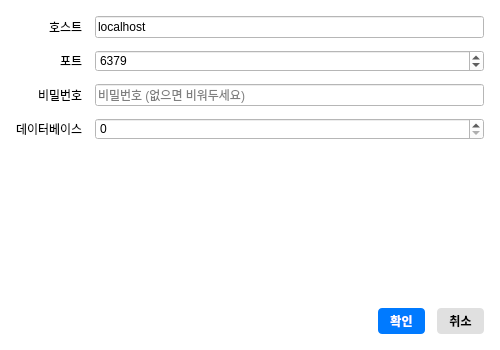
<?xml version="1.0" encoding="UTF-8"?>
<ui version="4.0">
 <class>RedisSettingsDialog</class>
 <widget class="QDialog" name="RedisSettingsDialog">
  <property name="geometry">
   <rect>
    <x>0</x>
    <y>0</y>
    <width>500</width>
    <height>350</height>
   </rect>
  </property>
  <property name="windowTitle">
   <string>Redis 연결 설정</string>
  </property>
  <property name="styleSheet">
   <string notr="true">QWidget { background-color: #FFFFFF; color: #000000; font-family: '맑은 고딕', 'Segoe UI', sans-serif; }
QPushButton { background-color: #007AFF; color: #FFFFFF; border-radius: 4px; padding: 4px 12px; font-weight: bold; }
QPushButton:hover { background-color: #0056CC; }
QTableWidget { gridline-color: #CCCCCC; alternate-background-color: #F9F9F9; }
QHeaderView::section { background-color: #F0F0F0; border: 1px solid #CCCCCC; padding: 4px; font-weight: bold; }</string>
  </property>
  <layout class="QVBoxLayout" name="verticalLayout">
   <property name="spacing">
    <number>12</number>
   </property>
   <property name="leftMargin">
    <number>16</number>
   </property>
   <property name="topMargin">
    <number>16</number>
   </property>
   <property name="rightMargin">
    <number>16</number>
   </property>
   <property name="bottomMargin">
    <number>16</number>
   </property>
   <item>
    <layout class="QFormLayout" name="formLayout">
     <property name="labelAlignment">
      <set>Qt::AlignRight|Qt::AlignVCenter</set>
     </property>
     <item row="0" column="0">
      <widget class="QLabel" name="label_host">
       <property name="text">
        <string>호스트</string>
       </property>
      </widget>
     </item>
     <item row="0" column="1">
      <widget class="QLineEdit" name="edit_host">
       <property name="placeholderText">
        <string>localhost</string>
       </property>
       <property name="text">
        <string>localhost</string>
       </property>
      </widget>
     </item>
     <item row="1" column="0">
      <widget class="QLabel" name="label_port">
       <property name="text">
        <string>포트</string>
       </property>
      </widget>
     </item>
     <item row="1" column="1">
      <widget class="QSpinBox" name="spin_port">
       <property name="minimum">
        <number>1</number>
       </property>
       <property name="maximum">
        <number>65535</number>
       </property>
       <property name="value">
        <number>6379</number>
       </property>
      </widget>
     </item>
     <item row="2" column="0">
      <widget class="QLabel" name="label_password">
       <property name="text">
        <string>비밀번호</string>
       </property>
      </widget>
     </item>
     <item row="2" column="1">
      <widget class="QLineEdit" name="edit_password">
       <property name="echoMode">
        <enum>QLineEdit::Password</enum>
       </property>
       <property name="placeholderText">
        <string>비밀번호 (없으면 비워두세요)</string>
       </property>
      </widget>
     </item>
     <item row="3" column="0">
      <widget class="QLabel" name="label_db">
       <property name="text">
        <string>데이터베이스</string>
       </property>
      </widget>
     </item>
     <item row="3" column="1">
      <widget class="QSpinBox" name="spin_db">
       <property name="minimum">
        <number>0</number>
       </property>
       <property name="maximum">
        <number>15</number>
       </property>
       <property name="value">
        <number>0</number>
       </property>
      </widget>
     </item>
    </layout>
   </item>
   <item>
    <spacer name="verticalSpacer">
     <property name="orientation">
      <enum>Qt::Vertical</enum>
     </property>
     <property name="sizeHint" stdset="0">
      <size>
       <width>20</width>
       <height>40</height>
      </size>
     </property>
    </spacer>
   </item>
   <item>
    <layout class="QHBoxLayout" name="horizontalLayout_buttons">
     <item>
      <spacer name="horizontalSpacer">
       <property name="orientation">
        <enum>Qt::Horizontal</enum>
       </property>
       <property name="sizeHint" stdset="0">
        <size>
         <width>40</width>
         <height>20</height>
        </size>
       </property>
      </spacer>
     </item>
     <item>
      <widget class="QPushButton" name="button_ok">
       <property name="text">
        <string>확인</string>
       </property>
       <property name="default">
        <bool>true</bool>
       </property>
      </widget>
     </item>
     <item>
      <widget class="QPushButton" name="button_cancel">
       <property name="text">
        <string>취소</string>
       </property>
       <property name="styleSheet">
        <string notr="true">background-color: #E0E0E0; color: #000000;</string>
       </property>
      </widget>
     </item>
    </layout>
   </item>
  </layout>
 </widget>
 <resources/>
 <connections>
  <connection>
   <sender>button_ok</sender>
   <signal>clicked()</signal>
   <receiver>RedisSettingsDialog</receiver>
   <slot>accept()</slot>
   <hints>
    <hint type="sourcelabel">
     <x>390</x>
     <y>310</y>
    </hint>
    <hint type="destinationlabel">
     <x>250</x>
     <y>175</y>
    </hint>
   </hints>
  </connection>
  <connection>
   <sender>button_cancel</sender>
   <signal>clicked()</signal>
   <receiver>RedisSettingsDialog</receiver>
   <slot>reject()</slot>
   <hints>
    <hint type="sourcelabel">
     <x>460</x>
     <y>310</y>
    </hint>
    <hint type="destinationlabel">
     <x>250</x>
     <y>175</y>
    </hint>
   </hints>
  </connection>
 </connections>
</ui>
